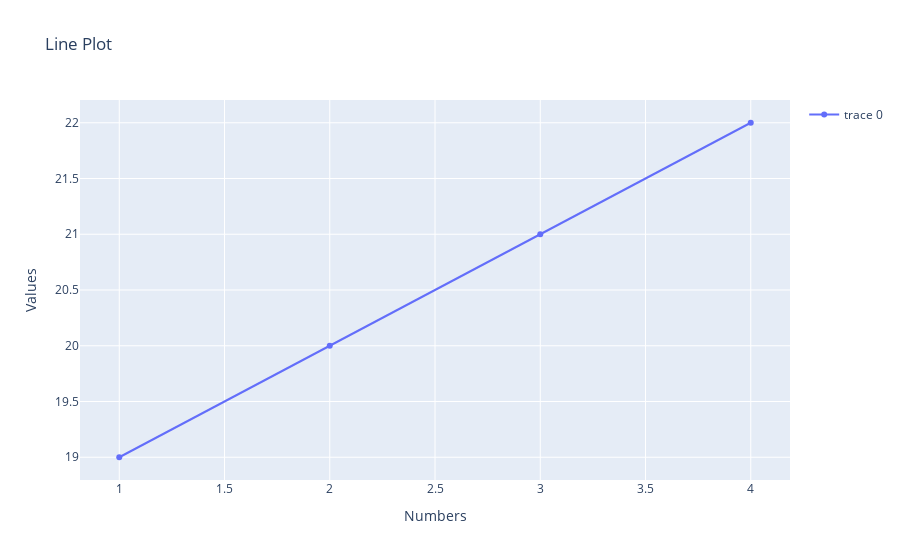

The cell this chart's notebook holds for it:
### Code cell
fig = go.Figure(data=go.Scatter(x=[1,2,3,4], y=[19,20,21,22]))
fig.update_layout(
    title='Line Plot',
    xaxis_title='Numbers',
    yaxis_title='Values',
    showlegend=True
)

### Figure 1 — Plotly figure (JSON) as saved in the notebook; plotly's stock layout.template omitted (floating-point values rounded to 4 significant figures)
{"data": [{"type": "scatter", "x": [1, 2, 3, 4], "y": [19, 20, 21, 22]}], "layout": {"showlegend": true, "title": {"text": "Line Plot"}, "xaxis": {"title": {"text": "Numbers"}}, "yaxis": {"title": {"text": "Values"}}}}
